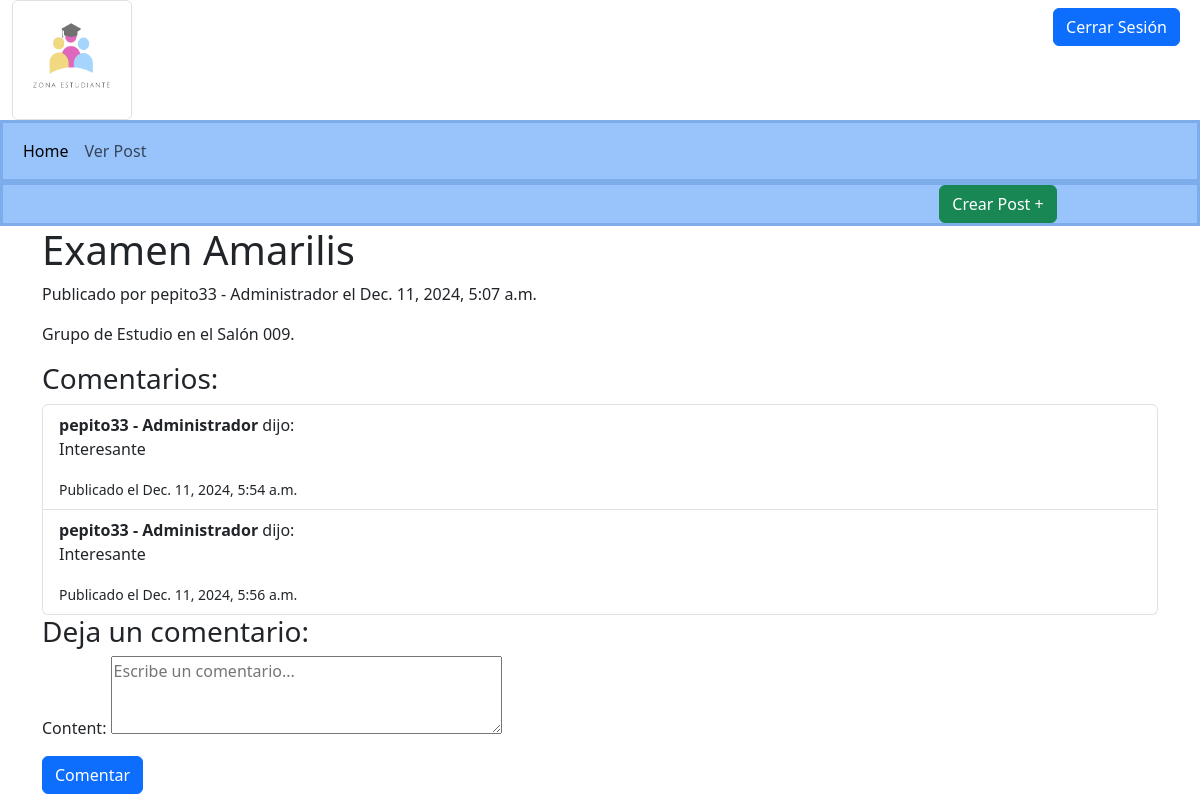
The app's page /post/1/ with its own data.
### foro_app/models.py (models this page shows, shortened)
class Post(models.Model):
    title = models.CharField(max_length=255)
    content = models.TextField()
    created_at = models.DateTimeField(auto_now_add=True)
    updated_at = models.DateTimeField(auto_now=True)
    author = models.ForeignKey(settings.AUTH_USER_MODEL, on_delete=models.CASCADE)  # Usamos settings.AUTH_USER_MODEL

class Comment(models.Model):
    post = models.ForeignKey(Post, related_name='comments', on_delete=models.CASCADE)
    author = models.ForeignKey(settings.AUTH_USER_MODEL, on_delete=models.CASCADE)  # Usamos settings.AUTH_USER_MODEL
    content = models.TextField()
    created_at = models.DateTimeField(default=timezone.now)
    updated_at = models.DateTimeField(auto_now=True)

### login_foro/models.py (models this page shows, shortened)
class CustomUser(AbstractUser):
    ROLE_CHOICES = (
        ('administrador', 'Administrador'),
        ('profesor', 'Profesor'),
        ('estudiante', 'Estudiante'),
    )
    role = models.CharField(max_length=20, choices=ROLE_CHOICES, default='estudiante')
    def __str__(self):
        return f"{self.username} - {self.get_role_display()}"

### foro_app/views.py (the view)
# urls.py: path('post/<int:pk>/', views.post_detail, name='post_detail'),
def post_detail(request, pk):
    post = get_object_or_404(Post, pk=pk)
    if request.method == "POST":
        comment_form = CommentForm(request.POST)
        if comment_form.is_valid():
            comment = comment_form.save(commit=False)
            comment.post = post  # Asociar el comentario al post
            comment.author = request.user  # Asociar el comentario al usuario
            comment.save()
            return redirect(post.get_absolute_url())  # Redirige a la misma página del post
    else:
        comment_form = CommentForm()
    comments = post.comments.all()  # Obtiene todos los comentarios del post
    return render(request, 'detalle_post.html', {
        'post': post,
        'comment_form': comment_form,
        'comments': comments
    })

### foro_app/forms.py
class CommentForm(forms.ModelForm):
    class Meta:
        model = Comment
        fields = ['content']
        widgets = {
            'content': forms.Textarea(attrs={'rows': 3, 'placeholder': 'Escribe un comentario...'}),
        }

### foro_app/templates/detalle_post.html (shortened to what this page needs)
{% extends 'plantilla.html' %}
{% block content %}
  <div class="container">
    <h1>{{ post.title }}</h1>
    <p>Publicado por {{ post.author }} el {{ post.created_at }}</p>
    <p>{{ post.content }}</p>
    <h3>Comentarios:</h3>
    {% if comments %}
      <ul class="list-group">
        {% for comment in comments %}
          <li class="list-group-item">
            <strong>{{ comment.author }}</strong> dijo:
            <p>{{ comment.content }}</p>
            <small>Publicado el {{ comment.created_at }}</small>
          </li>
        {% endfor %}
      </ul>
    {% else %}
      <p>No hay comentarios aún.</p>
    {% endif %}
    <h3>Deja un comentario:</h3>
    <form method="post">
      {{ comment_form.as_p }}
      <button type="submit" class="btn btn-primary">Comentar</button>
    </form>
  </div>
{% endblock %}

### foro_app/templates/plantilla.html (shortened to what this page needs)
{% load static %}
<!doctype html>
<html lang="en">
    <head>
        <link
            href="https://cdn.jsdelivr.net/npm/bootstrap@5.3.2/dist/css/bootstrap.min.css"
            rel="stylesheet"
        />
    </head>
    <body>
        <header>
            <div class="container-fluid">
                <div class="row">
                  <div class="col">
                    <img src="{% static 'img/Logo.png' %}" class="img-thumbnail " alt="Logo.png" style="width: 120px; height: 120px;">
                  </div>
                  <div class="col">
                  </div>
                  <div class="col text-end" >
                    <div class="hstack gap-1 justify-content-end">
                      <div class="p-2">{{ user.username }}</div>
                      <div class="p-2">{{ role }}</div>
                      <div class="p-2"><a class="btn btn-primary" href="{% url 'logout' %}" role="button">Cerrar Sesión</a></div>
                    </div>
                  </div>
                </div>
              </div>
              <nav class="navbar navbar-expand-lg " style="background-color: rgba(153, 195, 251, 1); border-color: rgb(125, 172, 235); border-style: solid;">
                <div class="container-fluid">
                  <div class="collapse navbar-collapse" id="navbarScroll">
                    <ul class="navbar-nav me-auto my-2 my-lg-0 navbar-nav-scroll" style="--bs-scroll-height: 100px;">
                      <li class="nav-item">
                        <a class="nav-link active" aria-current="page" href="{% url "home" %}">Home</a>
                      </li>
                      <li class="nav-item">
                        <a class="nav-link" href="{% url "post_list" %}">Ver Post</a>
                      </li>
                    </ul>
                  </div>
                </div>
              </nav>
              <div class="container-fluid text-center" style="background-color: rgba(153, 195, 251, 1); border-color: rgb(125, 172, 235); border-style: solid;">
                <div class="row">
                    <div class="col-8"></div>
                    <div class="col-4">
                      <button type="button" class="btn btn-success" onclick="window.location.href='{% url 'create_post' %}'">Crear Post +</button>
                    </div>
                  </div>
              </div>
        </header>
        <main>
            {% block content %}
            {% endblock %}
        </main>
    </body>
</html>

### records on screen
Post: title "Examen Amarilis", author "pepito33 - Administrador", created_at "Dec. 11, 2024, 5:07 a.m.", content "Grupo de Estudio en el Salón 009."
Comment: author "pepito33 - Administrador", content "Interesante", created_at "Dec. 11, 2024, 5:54 a.m."
Comment: author "pepito33 - Administrador", content "Interesante", created_at "Dec. 11, 2024, 5:56 a.m."
